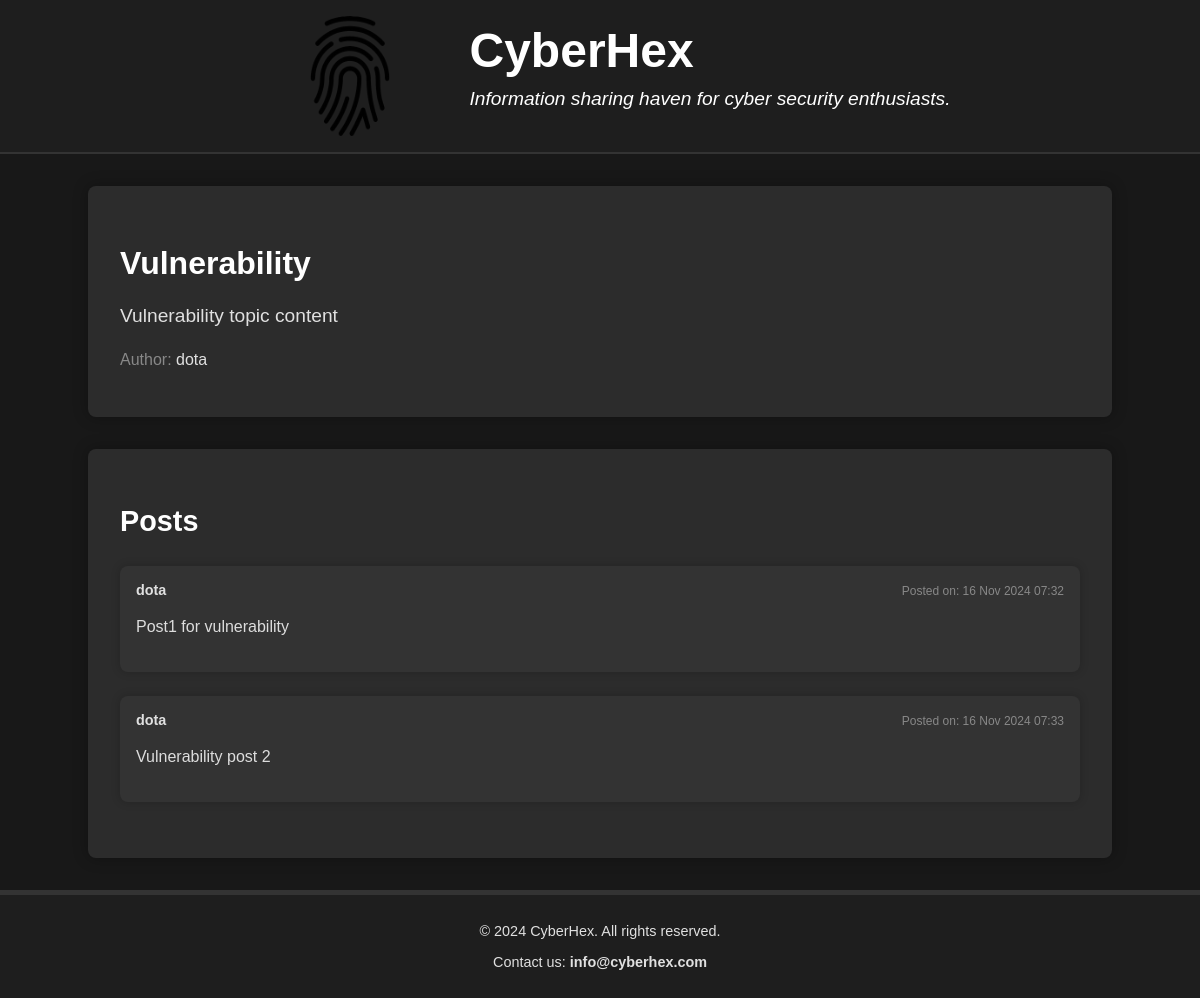
Page /forum/topic/Vulnerability/ on the committed database.
### discussion_forum/models.py (models this page shows, shortened)
class Topic(models.Model):
    title = models.CharField(max_length=200)
    content = models.TextField()
    category = models.ForeignKey(Category, related_name="topics", on_delete=models.CASCADE)
    author = models.ForeignKey(User, related_name="topics", on_delete=models.CASCADE)
    created_at = models.DateTimeField(auto_now_add=True)

class Post(models.Model):
    topic = models.ForeignKey(Topic, related_name="posts", on_delete=models.CASCADE)
    author = models.ForeignKey(User, related_name="posts", on_delete=models.CASCADE)
    content = models.TextField()
    created_at = models.DateTimeField(auto_now_add=True)

### user_accounts/models.py (models this page shows)
class User(AbstractUser):
    pass

### discussion_forum/views.py (the view)
# urls.py: path('topic/<str:topic_title>/', views.topic_detail, name='topic_detail'),
def topic_detail(request, topic_title):
    topic = get_object_or_404(Topic, title=topic_title)
    posts = topic.posts.all()
    return render(request, 'discussion_forum/topic_detail.html', {
        'topic': topic,
        'posts': posts,
    })

### discussion_forum/templates/discussion_forum/topic_detail.html
{% extends 'layout.html' %}
{% load static %}
{% block content %}
<section class="topic-details">
    <div class="topic-header">
        <h2>{{ topic.title }}</h2>
        <p class="topic-content">{{ topic.content }}</p>
        <p class="topic-author">Author: <span>{{ topic.author.username }}</span></p>
    </div>
</section>
<section class="posts-section">
    <h2>Posts</h2>
    <ul class="posts-list">
        {% for post in posts %}
            <li class="post-card">
                <div class="post-header">
                    <p><strong>{{ post.author.username }}</strong></p>
                    <p><small>Posted on: {{ post.created_at|date:"d M Y H:i" }}</small></p>
                </div>
                <p class="post-content">{{ post.content }}</p>
            </li>
        {% empty %}
            <li class="no-posts">No posts available for this topic.</li>
        {% endfor %}
    </ul>
</section>
{% endblock %}

### CyberHex/templates/layout.html (shortened to what this page needs)
{% load static %}
<!DOCTYPE html>
<html lang="en">
    <head>
        <link rel="stylesheet" href="{% static 'css/style.css' %}">
        <header>
            <div class="header-container">
                <img src="{% static 'images/logo.png' %}" alt="CyberHex Logo" class="logo">
                <div class="text-container">
                    <h1>CyberHex</h1>
                    <p>Information sharing haven for cyber security enthusiasts.</p>
                </div>
            </div>
        </header>
    </head>
    <body>
        <main>
            {% block content %}{% endblock %}
        </main>
        <footer>
            <div class="footer-container">
                <p>&copy; 2024 CyberHex. All rights reserved.</p>
                <p>Contact us: <a href="mailto:info@cyberhex.com">info@cyberhex.com</a></p>
            </div>
        </footer>
    </body>
</html>

### static/css/style.css (style rules this page uses)
body { font-family: 'Arial', sans-serif; background-color: #181818; color: #e0e0e0; margin: 0; padding: 0; }
header { background-color: #1e1e1e; color: #ffffff; padding: 1em 0; text-align: center; border-bottom: 2px solid #333; display: flex; justify-content: center; align-items: center; }
.header-container { display: flex; align-items: center; justify-content: center; text-align: left; }
header h1 { font-size: 3em; margin: 0; display: inline-block; }
header p { font-size: 1.2em; margin-top: 0.5em; font-style: italic; }
.logo { height: 120px; width: 200px; margin-right: 20px; mix-blend-mode: multiply; }
footer { background-color: #1e1e1e; color: #e0e0e0; text-align: center; padding: 1em 0; border-top: 5px solid #333; font-size: 0.9em; width: 100%; margin-top: auto; }
footer a { color: #e0e0e0; text-decoration: none; font-weight: bold; }
.topic-details { background-color: #2c2c2c; padding: 2em; border-radius: 8px; margin: 2em auto; width: 80%; box-shadow: 0 0 15px rgba(0, 0, 0, 0.3); }
.topic-header h2 { font-size: 2em; margin-bottom: 0.5em; color: #fff; }
.topic-content { font-size: 1.2em; line-height: 1.6; margin-bottom: 1em; }
.topic-author { font-size: 1em; color: #888; }
.topic-author span { color: #e0e0e0; }
.posts-section { background-color: #2c2c2c; padding: 2em; border-radius: 8px; margin: 2em auto; width: 80%; box-shadow: 0 0 15px rgba(0, 0, 0, 0.3); }
.posts-section h2 { font-size: 1.8em; margin-bottom: 1em; color: #fff; }
.posts-list { list-style-type: none; padding: 0; }
.post-card { background-color: #333; border-radius: 8px; margin-bottom: 1.5em; padding: 1em; box-shadow: 0 0 10px rgba(0, 0, 0, 0.2); }
.post-header { display: flex; justify-content: space-between; margin-bottom: 1em; font-size: 0.9em; color: #888; }
.post-header p { margin: 0; }
.post-header strong { color: #e0e0e0; }
.post-content { font-size: 1em; color: #ddd; line-height: 1.6; }

### rows in the picture
Topic: title "Vulnerability", content "Vulnerability topic content", author.username "dota"
Post: author.username "dota", created_at "16 Nov 2024 07:32", content "Post1 for vulnerability"
Post: author.username "dota", created_at "16 Nov 2024 07:33", content "Vulnerability post 2"
